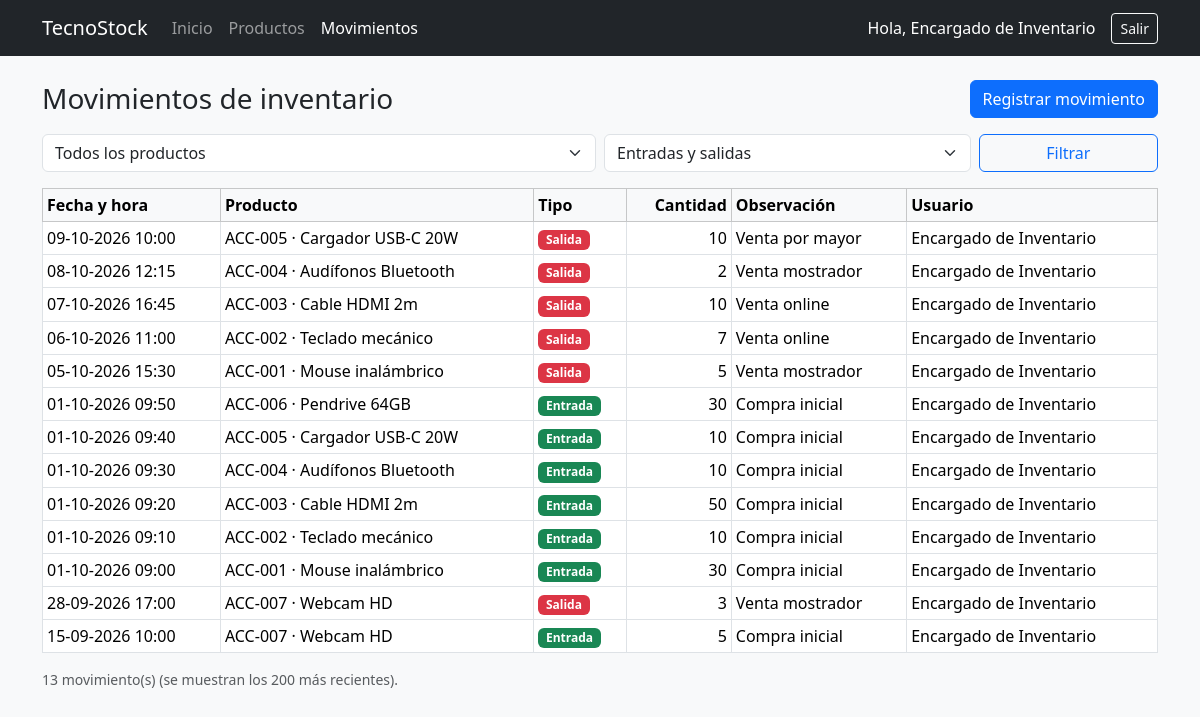
Screenshot of /movimientos/listar.php (signed in) with the database file from the repository.
### tables this page shows
CREATE TABLE movimiento (
    id_movimiento INT UNSIGNED NOT NULL AUTO_INCREMENT,
    fecha_hora    DATETIME     NOT NULL DEFAULT CURRENT_TIMESTAMP,
    tipo          ENUM('ENTRADA','SALIDA') NOT NULL,
    cantidad      INT          NOT NULL,
    observacion   VARCHAR(255) NULL,
    id_producto   INT UNSIGNED NOT NULL,
    id_usuario    INT UNSIGNED NOT NULL,
    CONSTRAINT pk_movimiento PRIMARY KEY (id_movimiento),
    CONSTRAINT fk_movimiento_producto FOREIGN KEY (id_producto)
        REFERENCES producto (id_producto)
        ON UPDATE CASCADE ON DELETE RESTRICT,
    CONSTRAINT fk_movimiento_usuario FOREIGN KEY (id_usuario)
        REFERENCES usuario (id_usuario)
        ON UPDATE CASCADE ON DELETE RESTRICT,
    CONSTRAINT ck_movimiento_cantidad CHECK (cantidad > 0),
    INDEX idx_movimiento_producto (id_producto),
    INDEX idx_movimiento_fecha (fecha_hora)
);

CREATE TABLE producto (
    id_producto  INT UNSIGNED  NOT NULL AUTO_INCREMENT,
    codigo       VARCHAR(30)   NOT NULL,
    nombre       VARCHAR(120)  NOT NULL,
    descripcion  VARCHAR(255)  NULL,
    precio       DECIMAL(10,2) NOT NULL,
    stock_actual INT           NOT NULL DEFAULT 0,
    stock_minimo INT           NOT NULL DEFAULT 0,
    estado       TINYINT(1)    NOT NULL DEFAULT 1,
    id_categoria INT UNSIGNED  NOT NULL,
    CONSTRAINT pk_producto        PRIMARY KEY (id_producto),
    CONSTRAINT uq_producto_codigo UNIQUE (codigo),
    CONSTRAINT fk_producto_categoria FOREIGN KEY (id_categoria)
        REFERENCES categoria (id_categoria)
        ON UPDATE CASCADE ON DELETE RESTRICT,
    CONSTRAINT ck_producto_precio       CHECK (precio >= 0),
    CONSTRAINT ck_producto_stock_actual CHECK (stock_actual >= 0),
    CONSTRAINT ck_producto_stock_minimo CHECK (stock_minimo >= 0),
    INDEX idx_producto_nombre (nombre)
);

CREATE TABLE usuario (
    id_usuario  INT UNSIGNED NOT NULL AUTO_INCREMENT,
    nombre      VARCHAR(100) NOT NULL,
    correo      VARCHAR(150) NOT NULL,
    clave       VARCHAR(255) NOT NULL,           
    estado      TINYINT(1)   NOT NULL DEFAULT 1,  
    CONSTRAINT pk_usuario        PRIMARY KEY (id_usuario),
    CONSTRAINT uq_usuario_correo UNIQUE (correo)
);

### includes/auth.php (called while the page is built, shortened)
<?php
function e(?string $texto): string {
    return htmlspecialchars($texto ?? '', ENT_QUOTES, 'UTF-8');
}

### movimientos/listar.php (the view, shortened to what this page needs)
<?php
require __DIR__ . '/../config/db.php';
require __DIR__ . '/../includes/auth.php';
$tipo     = $_GET['tipo'] ?? '';
if (!in_array($tipo, ['ENTRADA', 'SALIDA'], true)) {
    $tipo = '';
}
$sql = 'SELECT m.fecha_hora, m.tipo, m.cantidad, m.observacion,
               p.codigo, p.nombre AS producto, u.nombre AS usuario
        FROM movimiento m
        JOIN producto p ON p.id_producto = m.id_producto
        JOIN usuario  u ON u.id_usuario  = m.id_usuario
        WHERE 1 = 1';
$params = [];
$sql .= ' ORDER BY m.fecha_hora DESC, m.id_movimiento DESC LIMIT 200';
$stmt = $pdo->prepare($sql);
$stmt->execute($params);
$movimientos = $stmt->fetchAll();
$activo = 'movimientos';
require __DIR__ . '/../includes/header.php';
?>
<div class="d-flex justify-content-between align-items-center mb-3">
    <h1 class="h3 mb-0">Movimientos de inventario</h1>
    <a href="<?= BASE_URL ?>/movimientos/registrar.php" class="btn btn-primary">Registrar movimiento</a>
</div>
<form method="get" class="row g-2 mb-3">
    <div class="col-md-6">
        <select class="form-select" name="producto">
            <option value="0">Todos los productos</option>
        </select>
    </div>
    <div class="col-md-4">
        <select class="form-select" name="tipo">
            <option value=""        <?= $tipo === '' ? 'selected' : '' ?>>Entradas y salidas</option>
        </select>
    </div>
    <div class="col-md-2 d-grid">
        <button type="submit" class="btn btn-outline-primary">Filtrar</button>
    </div>
</form>
<div class="table-responsive">
    <table class="table table-sm table-bordered align-middle bg-white">
        <thead class="table-light">
            <tr>
                <th>Fecha y hora</th><th>Producto</th><th>Tipo</th>
                <th class="text-end">Cantidad</th><th>Observación</th><th>Usuario</th>
            </tr>
        </thead>
        <tbody>
        <?php foreach ($movimientos as $m): ?>
            <tr>
                <td><?= e(date('d-m-Y H:i', strtotime($m['fecha_hora']))) ?></td>
                <td><?= e($m['codigo']) ?> · <?= e($m['producto']) ?></td>
                <td>
                    <?= $m['tipo'] === 'ENTRADA'
                        ? '<span class="badge text-bg-success">Entrada</span>'
                        : '<span class="badge text-bg-danger">Salida</span>' ?>
                </td>
                <td class="text-end"><?= (int) $m['cantidad'] ?></td>
                <td><?= e($m['observacion'] ?? '') ?></td>
                <td><?= e($m['usuario']) ?></td>
            </tr>
        <?php endforeach; ?>
        </tbody>
    </table>
</div>
<p class="text-muted small"><?= count($movimientos) ?> movimiento(s) (se muestran los 200 más recientes).</p>
<?php require __DIR__ . '/../includes/footer.php'; ?>

### includes/header.php (shortened to what this page needs)
<?php
$activo = $activo ?? '';
?>
<!DOCTYPE html>
<html lang="es">
<head>
    <link href="https://cdn.jsdelivr.net/npm/bootstrap@5.3.3/dist/css/bootstrap.min.css" rel="stylesheet">
</head>
<body class="bg-light">
<nav class="navbar navbar-expand navbar-dark bg-dark">
    <div class="container">
        <a class="navbar-brand" href="<?= BASE_URL ?>/index.php">TecnoStock</a>
        <ul class="navbar-nav me-auto">
            <li class="nav-item">
                <a class="nav-link<?= $activo === 'inicio' ? ' active' : '' ?>" href="<?= BASE_URL ?>/index.php">Inicio</a>
            </li>
            <li class="nav-item">
                <a class="nav-link<?= $activo === 'productos' ? ' active' : '' ?>" href="<?= BASE_URL ?>/productos/listar.php">Productos</a>
            </li>
            <li class="nav-item">
                <a class="nav-link<?= $activo === 'movimientos' ? ' active' : '' ?>" href="<?= BASE_URL ?>/movimientos/listar.php">Movimientos</a>
            </li>
        </ul>
        <div class="d-flex align-items-center text-white">
            <span class="me-3 d-none d-sm-inline">Hola, <?= e($_SESSION['nombre'] ?? '') ?></span>
            <a class="btn btn-outline-light btn-sm" href="<?= BASE_URL ?>/auth/logout.php">Salir</a>
        </div>
    </div>
</nav>
<main class="container py-4">

### includes/footer.php (shortened to what this page needs)
</main>
</body>
</html>

### rows the page displays
movimiento: fecha_hora "09-10-2026 10:00", id_producto.codigo "ACC-005", id_producto.nombre "Cargador USB-C 20W", tipo "Salida", cantidad "10", observacion "Venta por mayor", id_usuario.nombre "Encargado de Inventario"
movimiento: fecha_hora "08-10-2026 12:15", id_producto.codigo "ACC-004", id_producto.nombre "Audífonos Bluetooth", tipo "Salida", cantidad "2", observacion "Venta mostrador", id_usuario.nombre "Encargado de Inventario"
movimiento: fecha_hora "07-10-2026 16:45", id_producto.codigo "ACC-003", id_producto.nombre "Cable HDMI 2m", tipo "Salida", cantidad "10", observacion "Venta online", id_usuario.nombre "Encargado de Inventario"
movimiento: fecha_hora "06-10-2026 11:00", id_producto.codigo "ACC-002", id_producto.nombre "Teclado mecánico", tipo "Salida", cantidad "7", observacion "Venta online", id_usuario.nombre "Encargado de Inventario"
movimiento: fecha_hora "05-10-2026 15:30", id_producto.codigo "ACC-001", id_producto.nombre "Mouse inalámbrico", tipo "Salida", cantidad "5", observacion "Venta mostrador", id_usuario.nombre "Encargado de Inventario"
movimiento: fecha_hora "01-10-2026 09:50", id_producto.codigo "ACC-006", id_producto.nombre "Pendrive 64GB", tipo "Entrada", cantidad "30", observacion "Compra inicial", id_usuario.nombre "Encargado de Inventario"
movimiento: fecha_hora "01-10-2026 09:40", id_producto.codigo "ACC-005", id_producto.nombre "Cargador USB-C 20W", tipo "Entrada", cantidad "10", observacion "Compra inicial", id_usuario.nombre "Encargado de Inventario"
movimiento: fecha_hora "01-10-2026 09:30", id_producto.codigo "ACC-004", id_producto.nombre "Audífonos Bluetooth", tipo "Entrada", cantidad "10", observacion "Compra inicial", id_usuario.nombre "Encargado de Inventario"
movimiento: fecha_hora "01-10-2026 09:20", id_producto.codigo "ACC-003", id_producto.nombre "Cable HDMI 2m", tipo "Entrada", cantidad "50", observacion "Compra inicial", id_usuario.nombre "Encargado de Inventario"
movimiento: fecha_hora "01-10-2026 09:10", id_producto.codigo "ACC-002", id_producto.nombre "Teclado mecánico", tipo "Entrada", cantidad "10", observacion "Compra inicial", id_usuario.nombre "Encargado de Inventario"
movimiento: fecha_hora "01-10-2026 09:00", id_producto.codigo "ACC-001", id_producto.nombre "Mouse inalámbrico", tipo "Entrada", cantidad "30", observacion "Compra inicial", id_usuario.nombre "Encargado de Inventario"
movimiento: fecha_hora "28-09-2026 17:00", id_producto.codigo "ACC-007", id_producto.nombre "Webcam HD", tipo "Salida", cantidad "3", observacion "Venta mostrador", id_usuario.nombre "Encargado de Inventario"
movimiento: fecha_hora "15-09-2026 10:00", id_producto.codigo "ACC-007", id_producto.nombre "Webcam HD", tipo "Entrada", cantidad "5", observacion "Compra inicial", id_usuario.nombre "Encargado de Inventario"

### other values shown
$_SESSION['nombre'] "Encargado de Inventario"
count($movimientos) "13"
